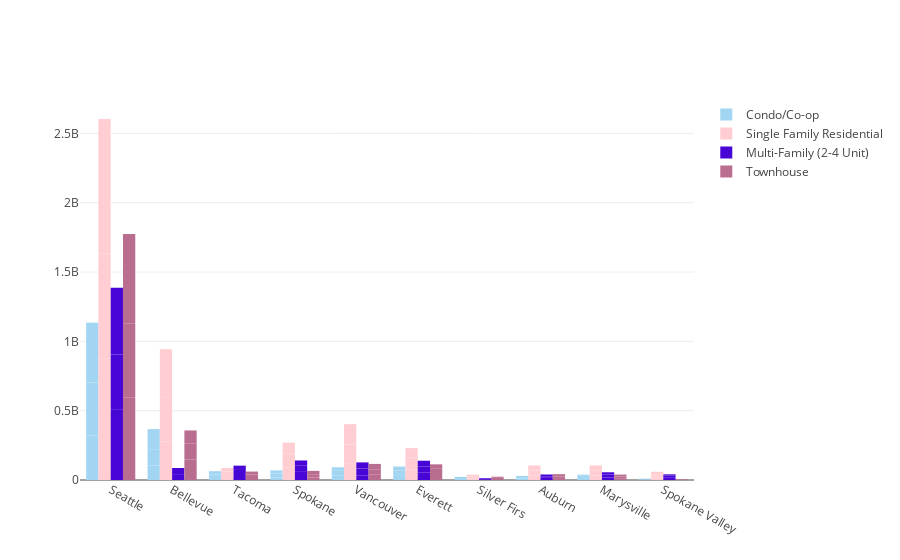

Notebook code cell kept with this figure:
### Code cell
import plotly
import plotly.graph_objs as go
from plotly.offline import download_plotlyjs, init_notebook_mode, plot, iplot

init_notebook_mode(connected=True)
trace_a = go.Bar(x=last_3yr[last_3yr['Property_Type']=="Condo/Co-op"]['City'],
                y=last_3yr[last_3yr['Property_Type']=="Condo/Co-op"]['Median_Sale_Price'],
                name="Condo/Co-op",
                marker=dict(color='#A2D5F2'))

trace_b = go.Bar(x=last_3yr[last_3yr['Property_Type']=="Single Family Residential"]['City'],
                y=last_3yr[last_3yr['Property_Type']=="Single Family Residential"]['Median_Sale_Price'],
                name='Single Family Residential',
                marker=dict(color='#FFCDD2'))
trace_c = go.Bar(x=last_3yr[last_3yr['Property_Type']=="Multi-Family (2-4 Unit)"]['City'],
                y=last_3yr[last_3yr['Property_Type']=="Multi-Family (2-4 Unit)"]['Median_Sale_Price'],
                name="Multi-Family (2-4 Unit)",
                marker=dict(color='#4806d6'))
trace_d = go.Bar(x=last_3yr[last_3yr['Property_Type']=="Townhouse"]['City'],
                y=last_3yr[last_3yr['Property_Type']=="Townhouse"]['Median_Sale_Price'],
                name="Townhouse",
                marker=dict(color='#b96e90'))
    

data3 = go.Data([trace_a,trace_b,trace_c,trace_d])
layout = {"title" :"Distribution of House types sold in top cities in WA",
                   "yaxis":{"title":'Homes Sold'},
                   "xaxis":{"title":'City'}}

plotly.offline.iplot(data3,layout, filename='jupyter/basic_bar')

### Figure 1 — Plotly figure (JSON) as saved in the notebook; plotly's stock layout.template omitted (floating-point values rounded to 4 significant figures)
{"data": [{"marker": {"color": "#A2D5F2"}, "name": "Condo/Co-op", "type": "bar", "uid": "c1c9c85b-702d-412b-9196-a8c2fbbd9a58", "x": ["Seattle", "Seattle", "Seattle", "Bellevue", "Bellevue", "Bellevue", "Tacoma", "Tacoma", "Tacoma", "Spokane", "Vancouver", "Vancouver", "Spokane", "Vancouver", "Spokane", "Everett", "Everett", "Everett", "Silver Firs", "Auburn", "Silver Firs", "Auburn", "Auburn", "Silver Firs", "Marysville", "Marysville", "Marysville", "Spokane Valley", "Spokane Valley", "Spokane Valley"], "y": [320557000, 382321000, 431831000, 104769000, 117480000, 144925000, 22376000, 17636000, 23721000, 19201000, 34711000, 31699000, 28727000, 25331000, 21340000, 36721000, 31440000, 29124000, 7534000, 9235000, 6892000, 11921000, 8219000, 8336000, 14059000, 16372000, 8355000, 3330000, 3746000, 2719000]}, {"marker": {"color": "#FFCDD2"}, "name": "Single Family Residential", "type": "bar", "uid": "1d404c8a-d22f-4095-bb91-c3a1a7026ec9", "x": ["Seattle", "Seattle", "Spokane", "Spokane", "Seattle", "Spokane", "Tacoma", "Vancouver", "Tacoma", "Tacoma", "Vancouver", "Vancouver", "Bellevue", "Bellevue", "Silver Firs", "Bellevue", "Silver Firs", "Spokane Valley", "Spokane Valley", "Auburn", "Auburn", "Spokane Valley", "Everett", "Marysville", "Everett", "Silver Firs", "Auburn", "Everett", "Marysville", "Marysville"], "y": [873856000, 759749000, 89389000, 100469000, 970240000, 79150000, 28420000, 121450000, 33216000, 24865000, 134652000, 146533000, 279116000, 313637000, 11496000, 350456000, 12982000, 18116000, 21760000, 31975000, 35860000, 19712000, 76585000, 31769000, 87106000, 14060000, 36889000, 66378000, 38972000, 34743000]}, {"marker": {"color": "#4806d6"}, "name": "Multi-Family (2-4 Unit)", "type": "bar", "uid": "4242195f-a97b-4cf9-8a8d-d35d157980fe", "x": ["Spokane", "Spokane", "Seattle", "Seattle", "Seattle", "Spokane", "Tacoma", "Tacoma", "Tacoma", "Vancouver", "Vancouver", "Vancouver", "Everett", "Everett", "Everett", "Spokane Valley", "Spokane Valley", "Spokane Valley", "Auburn", "Auburn", "Marysville", "Marysville", "Marysville", "Auburn", "Bellevue", "Bellevue", "Silver Firs", "Bellevue", "Silver Firs", "Silver Firs"], "y": [58591000, 44102000, 506094000, 400501000, 480048000, 38146000, 43199000, 29212000, 31000000, 33958000, 48755000, 44237000, 55658000, 42826000, 40407000, 15873000, 15714000, 9329000, 15659000, 11637000, 18670000, 19925000, 17167000, 12291000, 42380000, 22671000, 5292000, 21735000, 5319000, 3807000]}, {"marker": {"color": "#b96e90"}, "name": "Townhouse", "type": "bar", "uid": "25ff5b68-7dc3-4409-a49e-c614abacfbc4", "x": ["Seattle", "Seattle", "Seattle", "Bellevue", "Bellevue", "Vancouver", "Everett", "Everett", "Bellevue", "Vancouver", "Silver Firs", "Vancouver", "Silver Firs", "Auburn", "Auburn", "Everett", "Silver Firs", "Auburn", "Spokane", "Spokane", "Spokane", "Tacoma", "Tacoma", "Tacoma", "Marysville", "Marysville", "Marysville", "Spokane Valley", "Spokane Valley", "Spokane Valley"], "y": [597100000, 530406000, 647062000, 146795000, 114618000, 37713000, 35984000, 44710000, 96094000, 36428000, 7043000, 41815000, 8511000, 14108000, 12085000, 32179000, 8162000, 15686000, 18534000, 19041000, 28161000, 21677000, 19074000, 20042000, 12822000, 11922000, 14383000, 2845000, 2621000, 1086000]}], "layout": {}}
